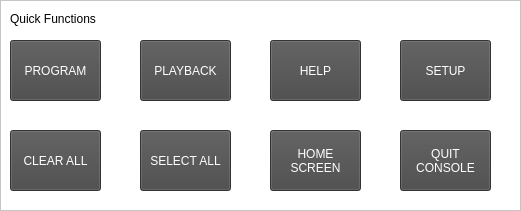
   <widget class="QFrame" name="frame_10">
    <property name="geometry">
     <rect>
      <x>589</x>
      <y>219</y>
      <width>521</width>
      <height>211</height>
     </rect>
    </property>
    <property name="styleSheet">
     <string notr="true">background-color: rgb(255, 255, 255);</string>
    </property>
    <property name="frameShape">
     <enum>QFrame::StyledPanel</enum>
    </property>
    <property name="frameShadow">
     <enum>QFrame::Raised</enum>
    </property>
    <widget class="QLabel" name="label_17">
     <property name="geometry">
      <rect>
       <x>10</x>
       <y>10</y>
       <width>131</width>
       <height>17</height>
      </rect>
     </property>
     <property name="text">
      <string>Quick Functions</string>
     </property>
    </widget>
    <widget class="QPushButton" name="pushButton">
     <property name="geometry">
      <rect>
       <x>10</x>
       <y>40</y>
       <width>91</width>
       <height>61</height>
      </rect>
     </property>
     <property name="styleSheet">
      <string notr="true">background-color: rgb(71, 71, 71);
color: rgb(255, 255, 255);</string>
     </property>
     <property name="text">
      <string>PROGRAM</string>
     </property>
    </widget>
    <widget class="QPushButton" name="pushButton_2">
     <property name="geometry">
      <rect>
       <x>140</x>
       <y>40</y>
       <width>91</width>
       <height>61</height>
      </rect>
     </property>
     <property name="styleSheet">
      <string notr="true">background-color: rgb(71, 71, 71);
color: rgb(255, 255, 255);</string>
     </property>
     <property name="text">
      <string>PLAYBACK</string>
     </property>
    </widget>
    <widget class="QPushButton" name="pushButton_3">
     <property name="geometry">
      <rect>
       <x>270</x>
       <y>40</y>
       <width>91</width>
       <height>61</height>
      </rect>
     </property>
     <property name="styleSheet">
      <string notr="true">background-color: rgb(71, 71, 71);
color: rgb(255, 255, 255);</string>
     </property>
     <property name="text">
      <string>HELP</string>
     </property>
    </widget>
    <widget class="QPushButton" name="pushButton_4">
     <property name="geometry">
      <rect>
       <x>400</x>
       <y>40</y>
       <width>91</width>
       <height>61</height>
      </rect>
     </property>
     <property name="styleSheet">
      <string notr="true">background-color: rgb(71, 71, 71);
color: rgb(255, 255, 255);</string>
     </property>
     <property name="text">
      <string>SETUP</string>
     </property>
    </widget>
    <widget class="QPushButton" name="pushButton_5">
     <property name="geometry">
      <rect>
       <x>10</x>
       <y>130</y>
       <width>91</width>
       <height>61</height>
      </rect>
     </property>
     <property name="styleSheet">
      <string notr="true">background-color: rgb(71, 71, 71);
color: rgb(255, 255, 255);</string>
     </property>
     <property name="text">
      <string>CLEAR ALL</string>
     </property>
    </widget>
    <widget class="QPushButton" name="pushButton_6">
     <property name="geometry">
      <rect>
       <x>140</x>
       <y>130</y>
       <width>91</width>
       <height>61</height>
      </rect>
     </property>
     <property name="styleSheet">
      <string notr="true">background-color: rgb(71, 71, 71);
color: rgb(255, 255, 255);</string>
     </property>
     <property name="text">
      <string>SELECT ALL</string>
     </property>
    </widget>
    <widget class="QPushButton" name="pushButton_7">
     <property name="geometry">
      <rect>
       <x>270</x>
       <y>130</y>
       <width>91</width>
       <height>61</height>
      </rect>
     </property>
     <property name="styleSheet">
      <string notr="true">background-color: rgb(71, 71, 71);
color: rgb(255, 255, 255);</string>
     </property>
     <property name="text">
      <string>HOME
SCREEN</string>
     </property>
    </widget>
    <widget class="QPushButton" name="pushButton_8">
     <property name="geometry">
      <rect>
       <x>400</x>
       <y>130</y>
       <width>91</width>
       <height>61</height>
      </rect>
     </property>
     <property name="styleSheet">
      <string notr="true">background-color: rgb(71, 71, 71);
color: rgb(255, 255, 255);</string>
     </property>
     <property name="text">
      <string>QUIT
CONSOLE</string>
     </property>
    </widget>
   </widget>
